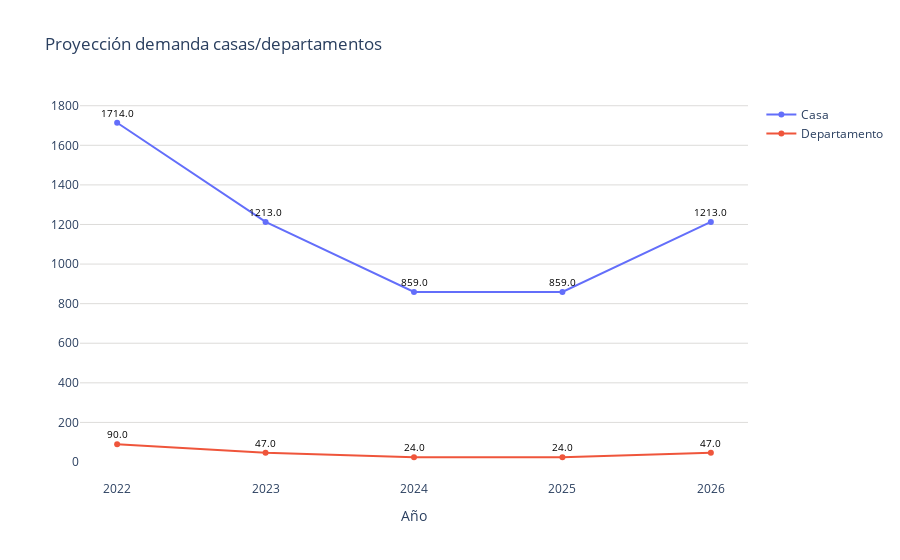

The cell this chart's notebook holds for it:
### Code cell
# Datos
años = df_concatenado['año']
tipos = df_concatenado['tipo']
promedios = df_concatenado['promedio']


fig = go.Figure()
# Agregar líneas para cada tipo
for tipo in tipos.unique():
    df_tipo = df_concatenado[df_concatenado['tipo'] == tipo]
    fig.add_trace(go.Scatter(
        x=df_tipo['año'],
        y=df_tipo['promedio'],
        mode='markers+lines',
        name=tipo
    ))

fig.update_layout(
    title='Proyección demanda casas/departamentos',
    yaxis=dict(gridcolor='#dddcda'),
    plot_bgcolor='rgba(0,0,0,0)',  # Color de fondo del gráfico
)
# Modificar las etiquetas del eje x
fig.update_xaxes(
    tickvals=años,  # Establecer las posiciones de las marcas del eje x
    ticktext=años,  # Establecer las etiquetas del eje x
    title='Año'
)
# Agregar etiquetas de texto a los puntos
for trace in fig.data:
    df_tipo = df_concatenado[df_concatenado['tipo'] == trace.name]
    for i, point in enumerate(trace.y):
        fig.add_annotation(
            x=trace.x[i], 
            y=point, 
            text=f'{df_tipo.iloc[i]["promedio"]}', 
            showarrow=False,
            font=dict(color='black', size=10),
            yshift=10
        )

# Exportar gráfica como archivo HTML
def guardar_grafico_como_html(fig, nombre_archivo, carpeta='graficas'):
    # Crear la carpeta si no existe
    if not os.path.exists(carpeta):
        os.makedirs(carpeta)
    # Gráfica como archivo HTML en la carpeta especificada
    pio.write_html(fig, f'{carpeta}/{nombre_archivo}.html')
guardar_grafico_como_html(fig, 'g_scatt_casasdepart_proyecdemanda_pachuca', carpeta='graficas')

fig.show()

### Figure 1 — Plotly figure (JSON) as saved in the notebook; plotly's stock layout.template omitted (floating-point values rounded to 4 significant figures)
{"data": [{"mode": "markers+lines", "name": "Casa", "type": "scatter", "x": [2022, 2023, 2024, 2025, 2026], "y": [1714, 1213, 859, 859, 1213]}, {"mode": "markers+lines", "name": "Departamento", "type": "scatter", "x": [2022, 2023, 2024, 2025, 2026], "y": [90, 47, 24, 24, 47]}], "layout": {"annotations": [{"font": {"color": "black", "size": 10}, "showarrow": false, "text": "1714.0", "x": 2022, "y": 1714, "yshift": 10}, {"font": {"color": "black", "size": 10}, "showarrow": false, "text": "1213.0", "x": 2023, "y": 1213, "yshift": 10}, {"font": {"color": "black", "size": 10}, "showarrow": false, "text": "859.0", "x": 2024, "y": 859, "yshift": 10}, {"font": {"color": "black", "size": 10}, "showarrow": false, "text": "859.0", "x": 2025, "y": 859, "yshift": 10}, {"font": {"color": "black", "size": 10}, "showarrow": false, "text": "1213.0", "x": 2026, "y": 1213, "yshift": 10}, {"font": {"color": "black", "size": 10}, "showarrow": false, "text": "90.0", "x": 2022, "y": 90, "yshift": 10}, {"font": {"color": "black", "size": 10}, "showarrow": false, "text": "47.0", "x": 2023, "y": 47, "yshift": 10}, {"font": {"color": "black", "size": 10}, "showarrow": false, "text": "24.0", "x": 2024, "y": 24, "yshift": 10}, {"font": {"color": "black", "size": 10}, "showarrow": false, "text": "24.0", "x": 2025, "y": 24, "yshift": 10}, {"font": {"color": "black", "size": 10}, "showarrow": false, "text": "47.0", "x": 2026, "y": 47, "yshift": 10}], "plot_bgcolor": "rgba(0,0,0,0)", "title": {"text": "Proyección demanda casas/departamentos"}, "xaxis": {"ticktext": [2022, 2022, 2023, 2023, 2024, 2024, 2025, 2025, 2026, 2026], "tickvals": [2022, 2022, 2023, 2023, 2024, 2024, 2025, 2025, 2026, 2026], "title": {"text": "Año"}}, "yaxis": {"gridcolor": "#dddcda"}}}
